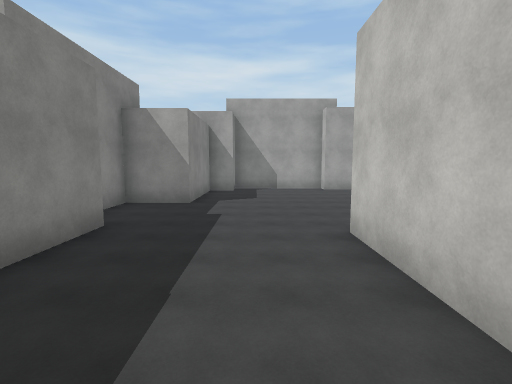
view 1 (above)

19 first-person views from a walk through a 3-D level made in the Unity game engine. The camera is 1.5 m above the floor, tilts 6° down and sees 85° across. The floor is counted in squares, 2 m on a side. Each view is taken from the middle of a square. On the plan, view 1 faces up. The plan holds only what a view shows up to about 10 squares ahead; the rest is blank. The place goes on beyond the plan. The player is left out. Surface patterns are stand-ins for the level's own textures.

view 2
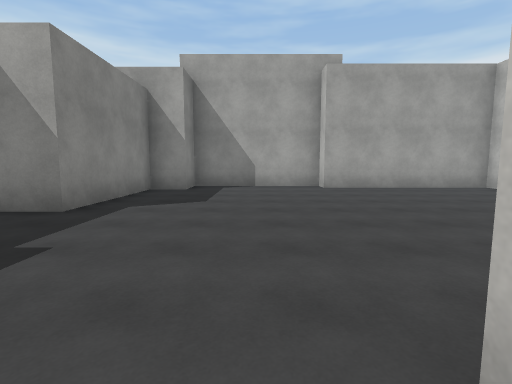

view 3
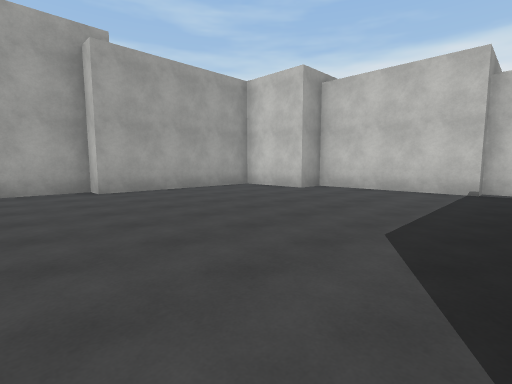

view 4
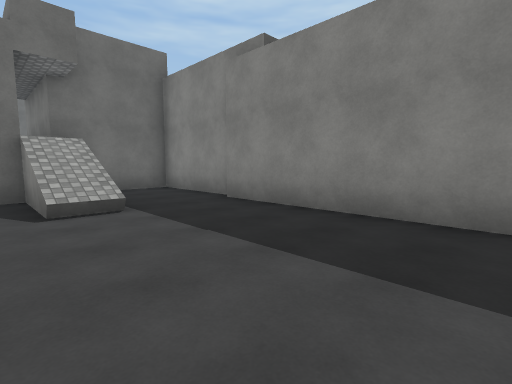

view 5
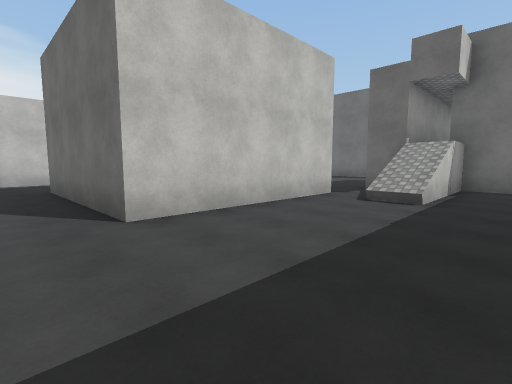

view 6
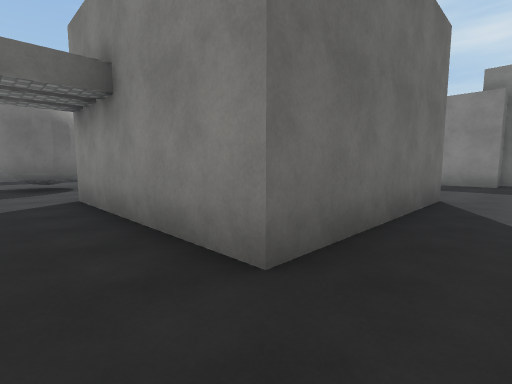

view 7
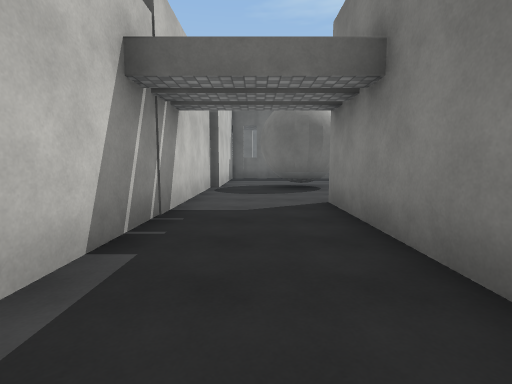

view 8
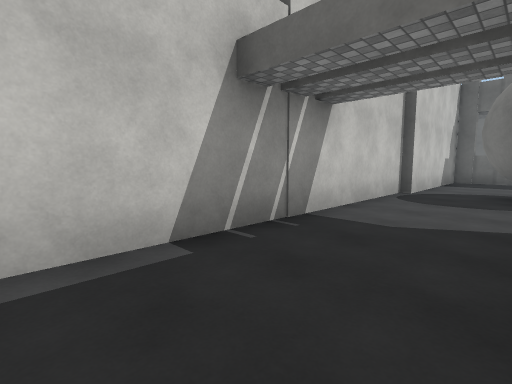

view 9
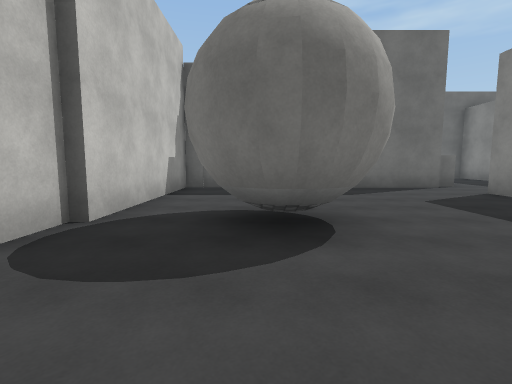

view 10
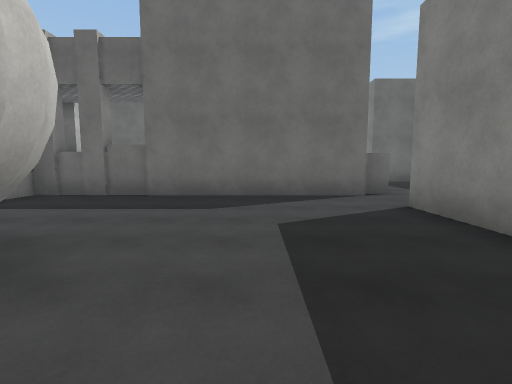

view 11
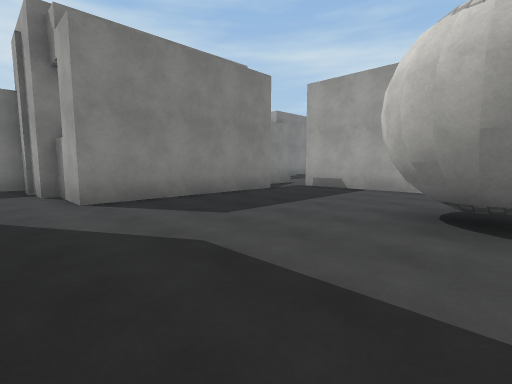

view 12
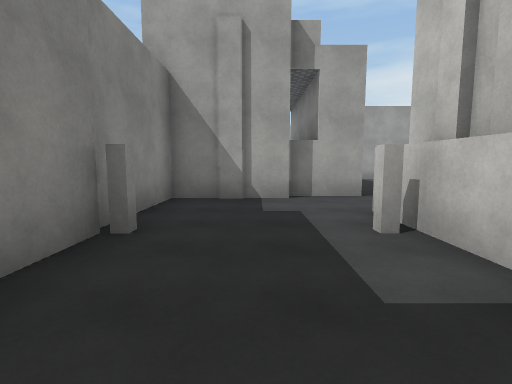

view 13
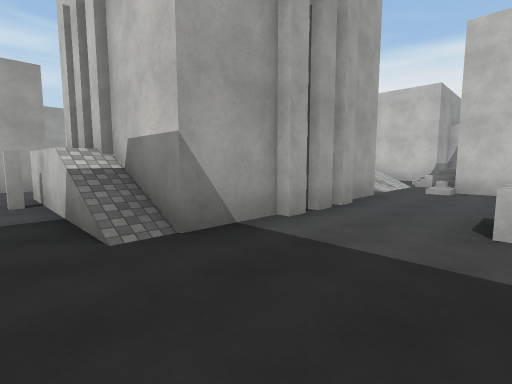

view 14
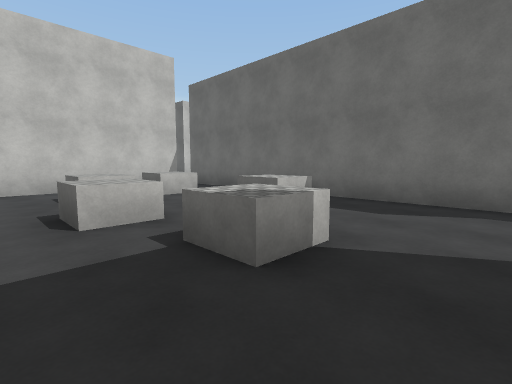

view 15
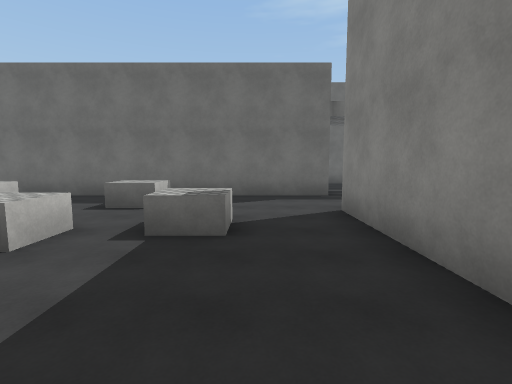

view 16
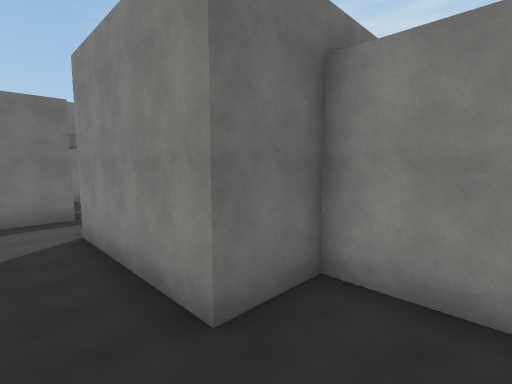

view 17
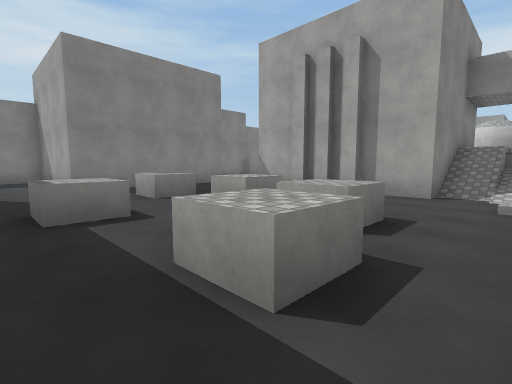

view 18
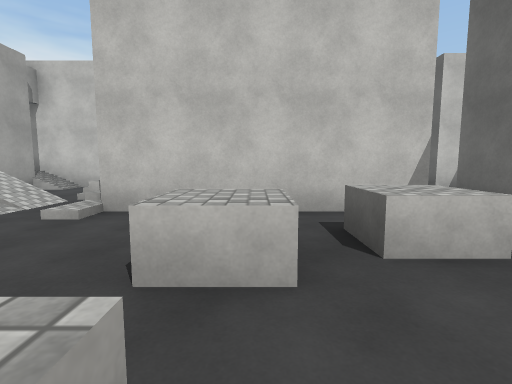

view 19
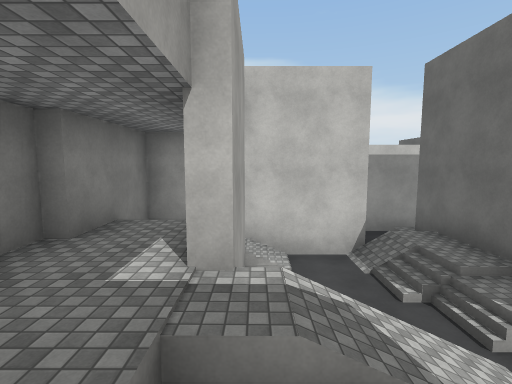

### Floor plan
Key: @ floor where view 1 was taken; # wall or solid block; . main floor; : floor 1 m higher than the main floor; + floor 1.25 m higher than the main floor; * floor 2 m higher than the main floor; % floor 2.5 m higher than the main floor; / step, stairs or slope; B white block; O other object.
Columns run from 5 left of view 1 to 15 right of it. Each row starts with its distance up from view 1.
 13     ##########
 12    ##........#
 11    #.........#
 10    #.........##
  9  ###..........#
  8  #............#
  7  #............#
  6  #............##
  5  ##............#
  4   #....#####...#
  3   #....#   #...#
  2   #....#   #...#
  1   #....#   #...#
  0   #..@.#####...#
 -1   #../.........#
 -2   #..%#........#
 -3   ### #....##..#
 -4     # #....##.##
 -5     # #.......#
 -6     # #.......#
 -7   ###.........#
 -8   #...........####
 -9   #.../##### #***##
-10   #.../#   # **####
-11   #.../#   #/+*  /#
-12   #.../#   #/// ..#
-13   #.../#####///.//#
-14   ###........//B::/.#
-15     #.........####O #
-16     #....B....#
-17     #..B...B..#
-18 #####......BB.#
-19 #.......BB.BB.#
-20    ...........
-21     ###########

Where each view was taken, in squares from view 1:
view 1: 0 up, 0 right, facing up
view 2: 4 up, 1 right, facing up
view 3: 5 up, 1 right, facing up-right
view 4: 5 up, 1 right, facing down-left
view 5: 6 up, 2 left, facing down-right
view 6: 6 up, 8 right, facing down-left
view 7: 5 up, 8 right, facing down
view 8: 4 up, 7 right, facing down-right
view 9: 0 up, 7 right, facing down
view 10: 2 down, 4 right, facing down
view 11: 8 down, 7 right, facing up-left
view 12: 13 down, 1 left, facing up
view 13: 16 down, 0 right, facing up-right
view 14: 15 down, 0 right, facing down-right
view 15: 13 down, 1 right, facing down
view 16: 11 down, 1 right, facing down-left
view 17: 20 down, 8 right, facing up-left
view 18: 17 down, 4 right, facing right
view 19: 11 down, 7 right, facing right
